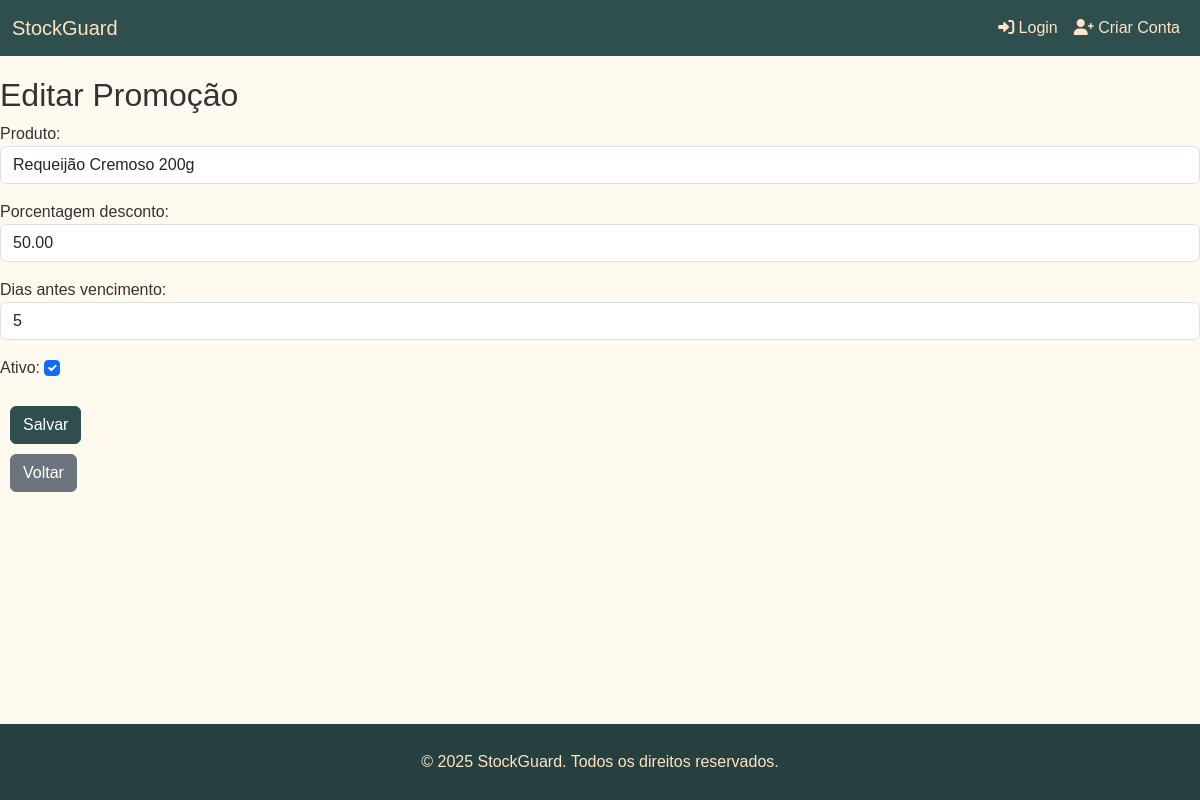
The app's page /promocoes/editar/4/ with its own data.
### promocoes/models.py (models this page shows, shortened)
class RegraDesconto(models.Model):
    produto = models.ForeignKey(Produto, on_delete=models.CASCADE)
    porcentagem_desconto = models.DecimalField(max_digits=5, decimal_places=2)
    dias_antes_vencimento = models.IntegerField()  # Dias antes do vencimento para aplicar o desconto
    ativo = models.BooleanField(default=True)

### promocoes/views.py (the view)
# urls.py: path('editar/<int:id>/', views.editar_promocao, name='editar_promocao'),
def editar_promocao(request, id):
    promocao = get_object_or_404(RegraDesconto, id=id)
    if request.method == 'POST':
        form = RegraDescontoForm(request.POST, instance=promocao)
        if form.is_valid():
            form.save()
            return redirect('lista_promocoes')
    else:
        form = RegraDescontoForm(instance=promocao)
    return render(request, 'promocoes/editar_promocao.html', {'form': form})

### promocoes/forms.py
class RegraDescontoForm(forms.ModelForm):
    class Meta:
        model = RegraDesconto
        fields = ['produto', 'porcentagem_desconto', 'dias_antes_vencimento', 'ativo']
        widgets = {
            'produto': forms.Select(attrs={'class': 'form-control'}),
            'porcentagem_desconto': forms.NumberInput(attrs={'class': 'form-control'}),
            'dias_antes_vencimento': forms.NumberInput(attrs={'class': 'form-control'}),
            'ativo': forms.CheckboxInput(attrs={'class': 'form-check-input'}),
        }

### estoque/models.py (called while the page is built)
    def __str__(self):
        return self.nome

### templates/promocoes/editar_promocao.html (shortened to what this page needs)
{% extends 'base.html' %}
{% block content %}
<h2>Editar Promoção</h2>
<form method="post">
    {{ form.as_p }}
    <button type="submit" class="btn btn-primary" style="margin: 10px;">Salvar</button>
</form>
<a href="{% url 'lista_promocoes' %}" class="btn btn-secondary" style="margin-left: 10px;">Voltar</a>
{% endblock %}

### static/css/styles.css (style rules this page uses)
html, body { height: 100%; margin: 0; display: flex; flex-direction: column; background-color: #fffaf0; color: #333; font-family: Arial, sans-serif; }
.btn-primary { background-color: darkslategrey; border-color: darkslategrey; }
.btn-secondary { background-color: #6c757d; border-color: #6c757d; }

### records on screen
RegraDesconto: produto "Requeijão Cremoso 200g", porcentagem_desconto "50.00", dias_antes_vencimento "5", ativo "☑"
